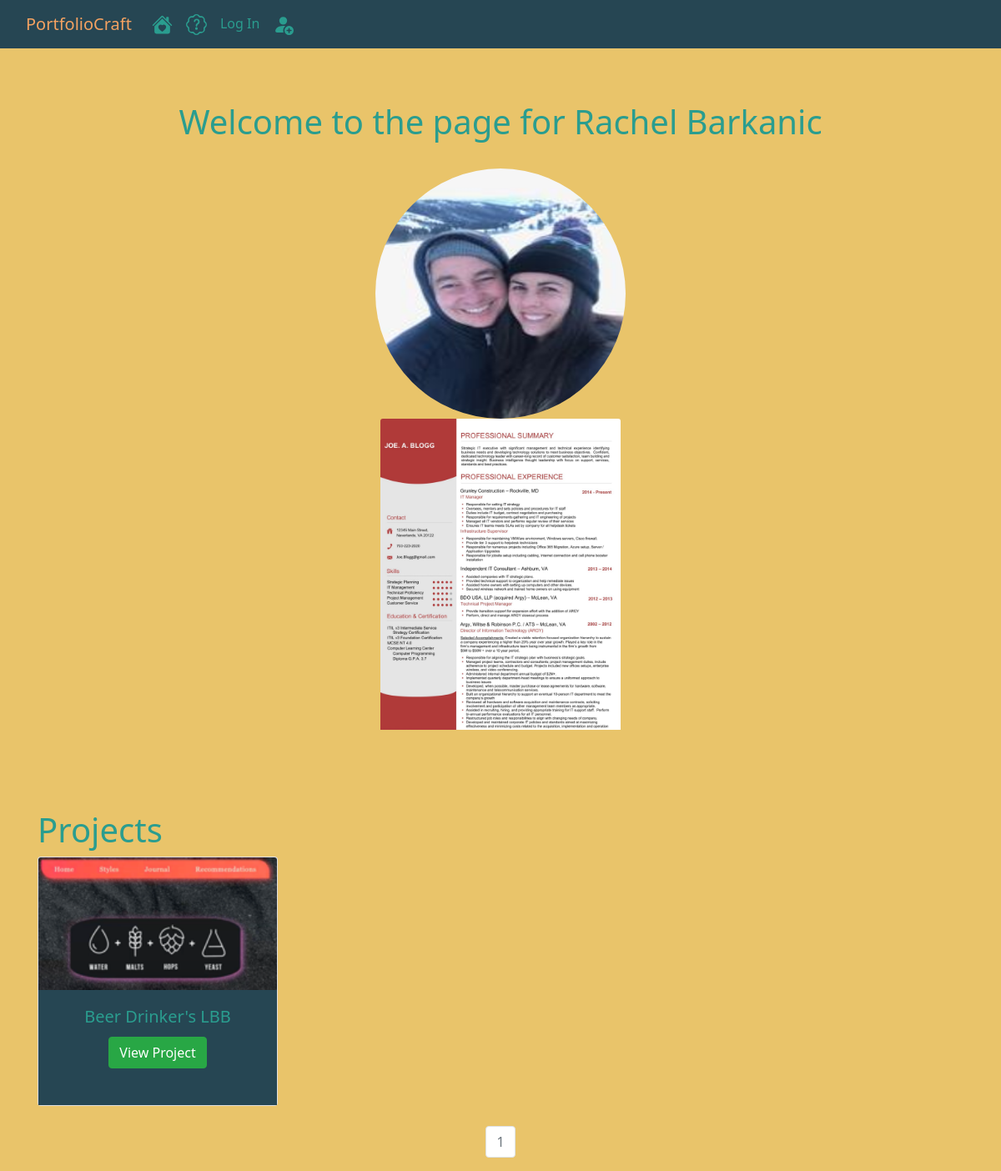
Screenshot of /rbarkanic with the database file from the repository.
### portfoliocraft/models.py (models this page shows, shortened)
class User(db.Model, UserMixin):
    __tablename__ = 'users'
    id = db.Column(db.Integer, autoincrement = True, primary_key = True)
    profile_image = db.Column(db.String(255), nullable = False, default = 'default_profile.png')
    resume = db.Column(db.String(255), nullable = False, default = 'default_resume.png')
    first_name = db.Column(db.String(255), nullable = False, index=True)
    last_name = db.Column(db.String(255), nullable = False, index=True)
    username = db.Column(db.String(255), unique = True, nullable = False, index=True)
    email = db.Column(db.String(255), unique = True, nullable = False, index=True)
    password_hash = db.Column(db.String(255), nullable = False)
    projects = db.relationship('Project', backref = 'author', lazy = True)

class Project(db.Model):
    __tablename__ = 'projects'
    id = db.Column(db.Integer, autoincrement = True, primary_key = True)
    user_id = db.Column(db.Integer, db.ForeignKey('users.id'), nullable = False)
    date = db.Column(db.DateTime, nullable = False, default = datetime.utcnow)
    title = db.Column(db.String(255), nullable = False)
    description = db.Column(db.Text(255), nullable = False)
    screenshot = db.Column(db.String(255), nullable = False, default = 'default_screenshot.png')
    demo_link = db.Column(db.String(255), nullable = False)
    github_link = db.Column(db.String(255), nullable = False)

### portfoliocraft/users/views.py (the view)
@users.route('/<username>')
def user_projects(username):
    page = request.args.get('page', 1, type=int)
    user = User.query.filter_by(username = username).first_or_404()
    projects = Project.query.filter_by(author = user).order_by(Project.date.desc()).paginate(page = page, per_page = 5)
    return render_template('user_projects.html', projects = projects, user = user)

### portfoliocraft/templates/user_projects.html
{% extends 'base.html' %}
{% block body %}
<div class="container">
    <div class="jumbotron">
        <div align="center">
            <h1>Welcome to the page for {{ user.first_name }} {{ user.last_name }}</h1>
            <br>
            <img class="profile-pic" src="{{url_for('static', filename = 'profile_pics/'+user.profile_image)}}">
            <div style="width: 18rem;"><img class="card-img-top" src="{{url_for('static', filename = 'resumes/'+user.resume)}}" alt="resume">
        </div>
        </div>
    </div>
<div id="projects-and-resume">
    <h1>Projects</h1>
{% for project in projects.items %}
<div class="card text-center" style="width: 18rem;">
    <img src="{{url_for('static', filename = 'screenshots/' +project.screenshot)}}" class="card-img-top" alt="project_image">
    <div class="card-body"  style="background-color: #264653;">
      <h5 class="card-title">{{project.title}}</h5>
      <a href=" {{url_for('projects.project', project_id = project.id)}}" class="btn btn-success">View Project</a>
      <br><br>
      </div>
    </div>
{% endfor %}
<br>
<nav aria-label="Page Navigation example">
    <ul class="pagination justify-content-center">
        {% for page_num in projects.iter_pages(left_edge=1, right_edge=1, left_current=1, right_current=1) %}
        {% if projects.page == page_num %}
        <li class="page-item disabled">
            <a class="page-link" href="{{url_for('users.user_projects', username = user.username, page = page_num)}}">{{ page_num }}</a>
        </li>
        {% else %}
        <li class="page-item">
            <a class="page-link" href="{{url_for('users.user_projects', username = user.username, page = page_num)}}">{{ page_num }}</a>
        </li>
        {% endif %}
        {% endfor %}
    </ul>
</nav>
{% endblock %}

### portfoliocraft/static/styles.css (style rules this page uses)
.profile-pic { height: 300px; width: 300px; border-radius: 50%; }
body { font-family: 'Segoe UI', Tahoma, Geneva, Verdana, sans-serif; background-color: #e9c46a; color: #2a9d8f; }
.jumbotron { background-color: #e9c46a; }

### rows the page displays
User: first_name "Rachel", last_name "Barkanic", profile_image (picture), resume (placeholder picture)
Project: screenshot (picture), title "Beer Drinker's LBB"

### other values shown
{{ page_num }} "1"
